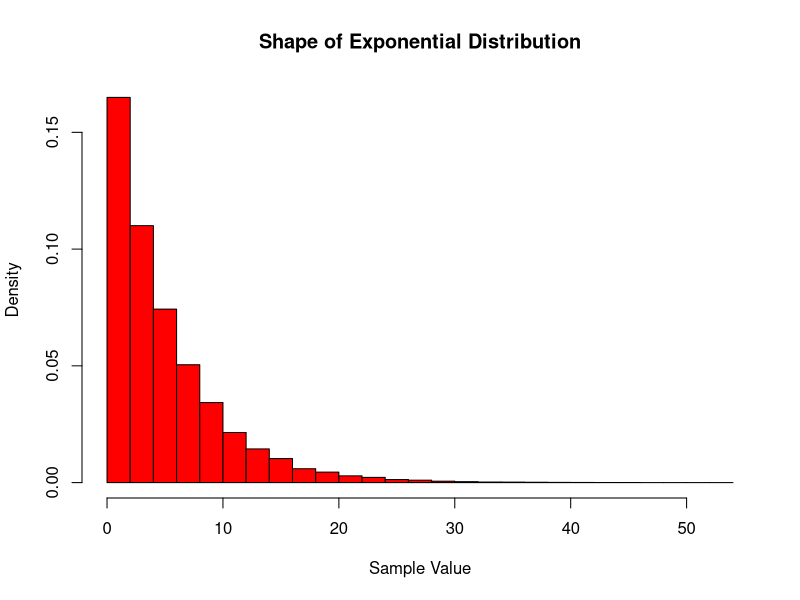
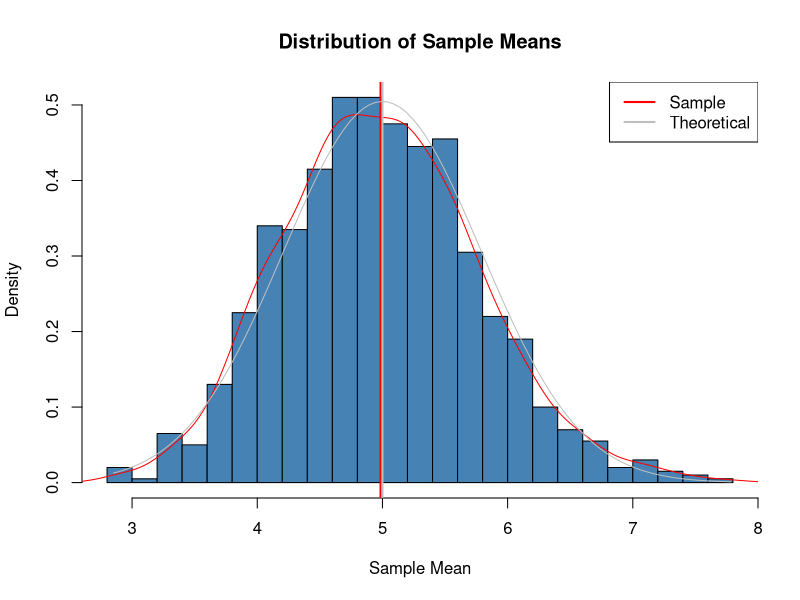

Recreate these plots in R, in order.
## ---- chunk 1
    # load any required libraries and other setup stuff here
    library(ggplot2)
    set.seed(678910)
## ---- chunk 2
    sims = 1000
    n = 40
    lambda = 0.2

    samples <- matrix(rexp(n * sims, lambda), sims, n)
    sampleMeans <- rowMeans(samples)
## ---- chunk 3
    #create a histogram, but don't show! We want to get the relative percentages
    hist(samples, breaks = 20, prob = TRUE, freq = FALSE, col = "red",
        xlab = "Sample Value", 
        main = "Shape of Exponential Distribution")
## ---- chunk 4
    mean(sampleMeans)
## ---- chunk 5
    theoreticalVar = ((1 / lambda) / sqrt(n)) ^ 2
    theoreticalVar
## ---- chunk 6
    var(sampleMeans)
## ---- chunk 7
    hist(sampleMeans, breaks = 20, prob = TRUE,
         col = "steelblue", main = "Distribution of Sample Means", xlab = "Sample Mean")
    # plot the sample mean and distribution
    lines(density(sampleMeans), col = "red")
    abline(v = mean(sampleMeans), col = "red", lwd = 2)
    
    # plot the theoretical values
    xfit <- seq(min(sampleMeans), max(sampleMeans), length = 100)
    yfit <- dnorm(xfit, mean = 1/lambda, sd = 1/lambda/sqrt(n))
    lines(xfit, yfit, col = "grey")
    abline(v = 1/lambda, col = "grey", lwd = 2)
    
    legend("topright", legend = c("Sample", "Theoretical"), col = c("red", "grey"), lwd = 2)

